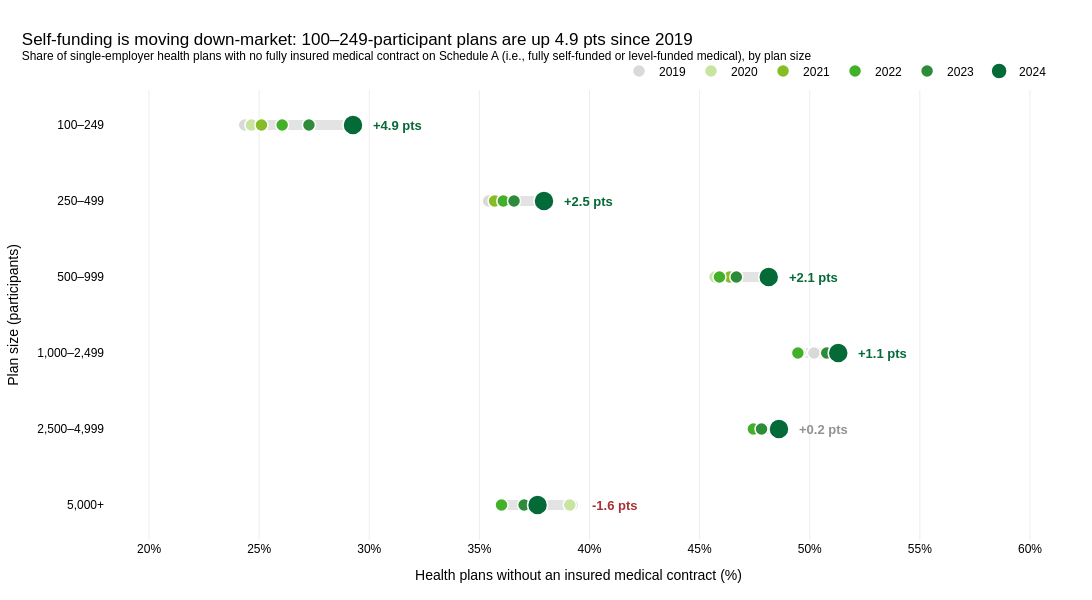

The cell this chart's notebook holds for it:
### Markdown cell above
## 4. Is self-funding moving down-market into smaller employers?

### Code cell
size_bins = [100, 250, 500, 1_000, 2_500, 5_000, np.inf]
size_labels = ["100–249", "250–499", "500–999", "1,000–2,499", "2,500–4,999", "5,000+"]

self_funding = (
    health_plans.assign(
        size_band=pd.cut(
            health_plans["participants"],
            bins=size_bins,
            labels=size_labels,
            right=False,
        ),
        self_funded=~health_plans["has_insured_medical"],
    )
    .groupby(["size_band", "FORM_YEAR"], observed=True)["self_funded"]
    .mean()
    .mul(100)
    .unstack("FORM_YEAR")
)
self_funding["delta"] = self_funding[LAST] - self_funding[FIRST]
lead_band = self_funding["delta"].idxmax()

year_colors = ["#D9D9D9", "#C9E3A0", PALETTE[0], PALETTE[1], "#2E8B3A", PALETTE[2]]

fig = go.Figure()
base_theme(
    fig,
    f"Self-funding is moving down-market: {lead_band}-participant plans are up "
    f"{self_funding.loc[lead_band, 'delta']:.1f} pts since {FIRST}",
    "Share of single-employer health plans with no fully insured medical contract on Schedule A "
    "(i.e., fully self-funded or level-funded medical), by plan size",
    height=600,
)

for band in size_labels:
    row = self_funding.loc[band, YEARS]
    fig.add_trace(
        go.Scatter(
            x=[row.min(), row.max()],
            y=[band, band],
            mode="lines",
            line=dict(color="#E3E3E3", width=10),
            showlegend=False,
            hoverinfo="skip",
        )
    )

for year, color in zip(YEARS, year_colors):
    fig.add_trace(
        go.Scatter(
            x=self_funding[year],
            y=size_labels,
            mode="markers",
            name=str(year),
            marker=dict(
                size=20 if year == LAST else 13,
                color=color,
                line=dict(color="white", width=1.5),
            ),
            hovertemplate=f"{year}<br>%{{y}} participants<br>%{{x:.1f}}% self-funded<extra></extra>",
        )
    )

for band, d in self_funding["delta"].items():
    fig.add_annotation(
        x=self_funding.loc[band, YEARS].max(),
        y=band,
        text=f"<b>{d:+.1f} pts</b>",
        showarrow=False,
        xanchor="left",
        xshift=18,
        font=dict(size=13, color=PALETTE[2] if d >= 1 else RED if d <= -1 else GREY),
    )

x_min = self_funding[YEARS].min().min()
x_max = self_funding[YEARS].max().max()
fig.update_layout(
    width=FIG_WIDTH,
    xaxis=dict(
        title="Health plans without an insured medical contract (%)",
        ticksuffix="%",
        range=[np.floor(x_min / 5) * 5 - 2, np.ceil(x_max / 5) * 5 + 6],
        gridcolor="#EDEDED",
    ),
    yaxis=dict(
        title="Plan size (participants)",
        categoryorder="array",
        categoryarray=size_labels[::-1],
        showgrid=False,
    ),
)
save_figure(fig, "04-self-funding-by-plan-size", ANALYSIS_PATH)
fig.show()

### Figure 1 — Plotly figure (JSON) as saved in the notebook; plotly's stock layout.template omitted (floating-point values rounded to 4 significant figures)
{"data": [{"hoverinfo": "skip", "line": {"color": "#E3E3E3", "width": 10}, "mode": "lines", "showlegend": false, "type": "scatter", "x": [24.35, 29.26], "y": ["100–249", "100–249"]}, {"hoverinfo": "skip", "line": {"color": "#E3E3E3", "width": 10}, "mode": "lines", "showlegend": false, "type": "scatter", "x": [35.42, 37.93], "y": ["250–499", "250–499"]}, {"hoverinfo": "skip", "line": {"color": "#E3E3E3", "width": 10}, "mode": "lines", "showlegend": false, "type": "scatter", "x": [45.7, 48.14], "y": ["500–999", "500–999"]}, {"hoverinfo": "skip", "line": {"color": "#E3E3E3", "width": 10}, "mode": "lines", "showlegend": false, "type": "scatter", "x": [49.4, 51.29], "y": ["1,000–2,499", "1,000–2,499"]}, {"hoverinfo": "skip", "line": {"color": "#E3E3E3", "width": 10}, "mode": "lines", "showlegend": false, "type": "scatter", "x": [47.44, 48.6], "y": ["2,500–4,999", "2,500–4,999"]}, {"hoverinfo": "skip", "line": {"color": "#E3E3E3", "width": 10}, "mode": "lines", "showlegend": false, "type": "scatter", "x": [36.0, 39.21], "y": ["5,000+", "5,000+"]}, {"hovertemplate": "2019<br>%{y} participants<br>%{x:.1f}% self-funded<extra></extra>", "marker": {"color": "#D9D9D9", "line": {"color": "white", "width": 1.5}, "size": 13}, "mode": "markers", "name": "2019", "type": "scatter", "x": [24.35, 35.42, 45.99, 50.19, 48.44, 39.21], "y": ["100–249", "250–499", "500–999", "1,000–2,499", "2,500–4,999", "5,000+"]}, {"hovertemplate": "2020<br>%{y} participants<br>%{x:.1f}% self-funded<extra></extra>", "marker": {"color": "#C9E3A0", "line": {"color": "white", "width": 1.5}, "size": 13}, "mode": "markers", "name": "2020", "type": "scatter", "x": [24.65, 35.82, 45.7, 49.55, 47.7, 39.1], "y": ["100–249", "250–499", "500–999", "1,000–2,499", "2,500–4,999", "5,000+"]}, {"hovertemplate": "2021<br>%{y} participants<br>%{x:.1f}% self-funded<extra></extra>", "marker": {"color": "#86BC25", "line": {"color": "white", "width": 1.5}, "size": 13}, "mode": "markers", "name": "2021", "type": "scatter", "x": [25.1, 35.69, 46.36, 49.4, 48.38, 37.34], "y": ["100–249", "250–499", "500–999", "1,000–2,499", "2,500–4,999", "5,000+"]}, {"hovertemplate": "2022<br>%{y} participants<br>%{x:.1f}% self-funded<extra></extra>", "marker": {"color": "#43B02A", "line": {"color": "white", "width": 1.5}, "size": 13}, "mode": "markers", "name": "2022", "type": "scatter", "x": [26.04, 36.09, 45.9, 49.46, 47.44, 36.0], "y": ["100–249", "250–499", "500–999", "1,000–2,499", "2,500–4,999", "5,000+"]}, {"hovertemplate": "2023<br>%{y} participants<br>%{x:.1f}% self-funded<extra></extra>", "marker": {"color": "#2E8B3A", "line": {"color": "white", "width": 1.5}, "size": 13}, "mode": "markers", "name": "2023", "type": "scatter", "x": [27.26, 36.57, 46.67, 50.77, 47.81, 37.03], "y": ["100–249", "250–499", "500–999", "1,000–2,499", "2,500–4,999", "5,000+"]}, {"hovertemplate": "2024<br>%{y} participants<br>%{x:.1f}% self-funded<extra></extra>", "marker": {"color": "#046A38", "line": {"color": "white", "width": 1.5}, "size": 20}, "mode": "markers", "name": "2024", "type": "scatter", "x": [29.26, 37.93, 48.14, 51.29, 48.6, 37.64], "y": ["100–249", "250–499", "500–999", "1,000–2,499", "2,500–4,999", "5,000+"]}], "layout": {"annotations": [{"font": {"color": "#046A38", "size": 13}, "showarrow": false, "text": "<b>+4.9 pts</b>", "x": 29.26, "xanchor": "left", "xshift": 18, "y": "100–249"}, {"font": {"color": "#046A38", "size": 13}, "showarrow": false, "text": "<b>+2.5 pts</b>", "x": 37.93, "xanchor": "left", "xshift": 18, "y": "250–499"}, {"font": {"color": "#046A38", "size": 13}, "showarrow": false, "text": "<b>+2.1 pts</b>", "x": 48.14, "xanchor": "left", "xshift": 18, "y": "500–999"}, {"font": {"color": "#046A38", "size": 13}, "showarrow": false, "text": "<b>+1.1 pts</b>", "x": 51.29, "xanchor": "left", "xshift": 18, "y": "1,000–2,499"}, {"font": {"color": "#929292", "size": 13}, "showarrow": false, "text": "<b>+0.2 pts</b>", "x": 48.6, "xanchor": "left", "xshift": 18, "y": "2,500–4,999"}, {"font": {"color": "#AA3036", "size": 13}, "showarrow": false, "text": "<b>-1.6 pts</b>", "x": 39.21, "xanchor": "left", "xshift": 18, "y": "5,000+"}], "colorway": ["#86BC25", "#43B02A", "#046A38"], "font": {"color": "#000000", "family": "Arial, sans-serif"}, "height": 600, "hoverlabel": {"bgcolor": "white", "font": {"color": "#000000"}}, "legend": {"font": {"color": "#000000"}, "orientation": "h", "x": 1, "xanchor": "right", "y": 1.01, "yanchor": "bottom"}, "margin": {"b": 60, "l": 60, "r": 40, "t": 90}, "paper_bgcolor": "white", "plot_bgcolor": "white", "title": {"font": {"color": "#000000", "family": "Arial, sans-serif"}, "text": "Self-funding is moving down-market: 100–249-participant plans are up 4.9 pts since 2019<br><sup>Share of single-employer health plans with no fully insured medical contract on Schedule A (i.e., fully self-funded or level-funded medical), by plan size</sup>", "x": 0.02, "xanchor": "left"}, "width": 1100, "xaxis": {"gridcolor": "#EDEDED", "range": [18, 61], "tickfont": {"color": "#000000"}, "ticksuffix": "%", "title": {"text": "Health plans without an insured medical contract (%)"}}, "yaxis": {"categoryarray": ["5,000+", "2,500–4,999", "1,000–2,499", "500–999", "250–499", "100–249"], "categoryorder": "array", "showgrid": false, "tickfont": {"color": "#000000"}, "title": {"text": "Plan size (participants)"}}}}
